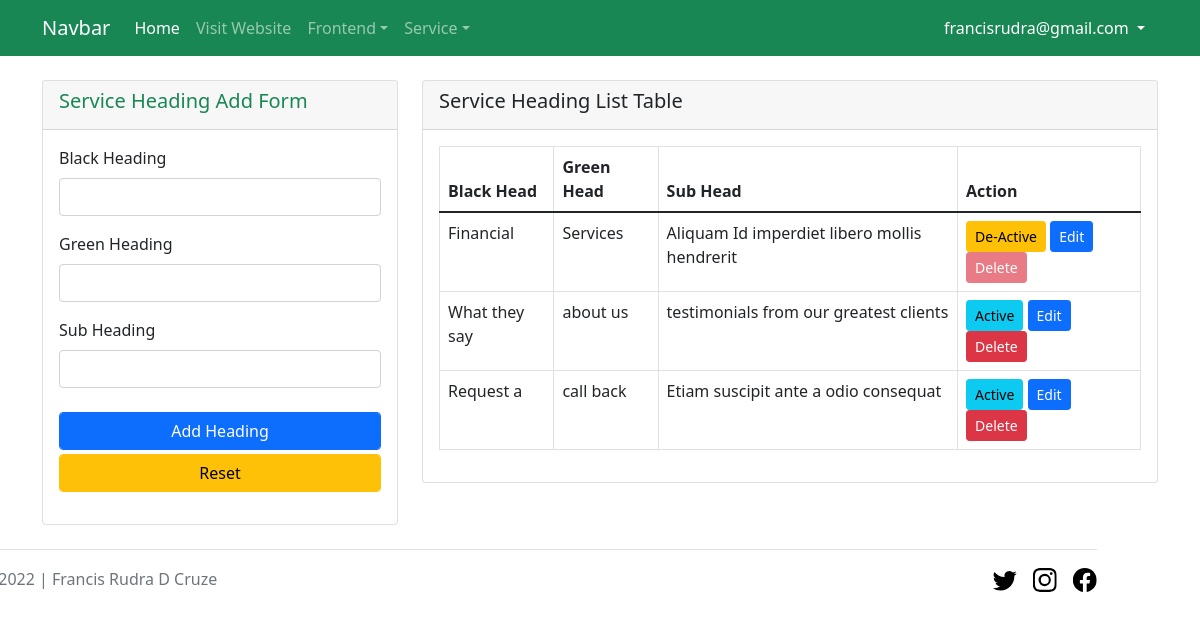
The page /admin/service_head.php (signed in) on the database as committed earlier.
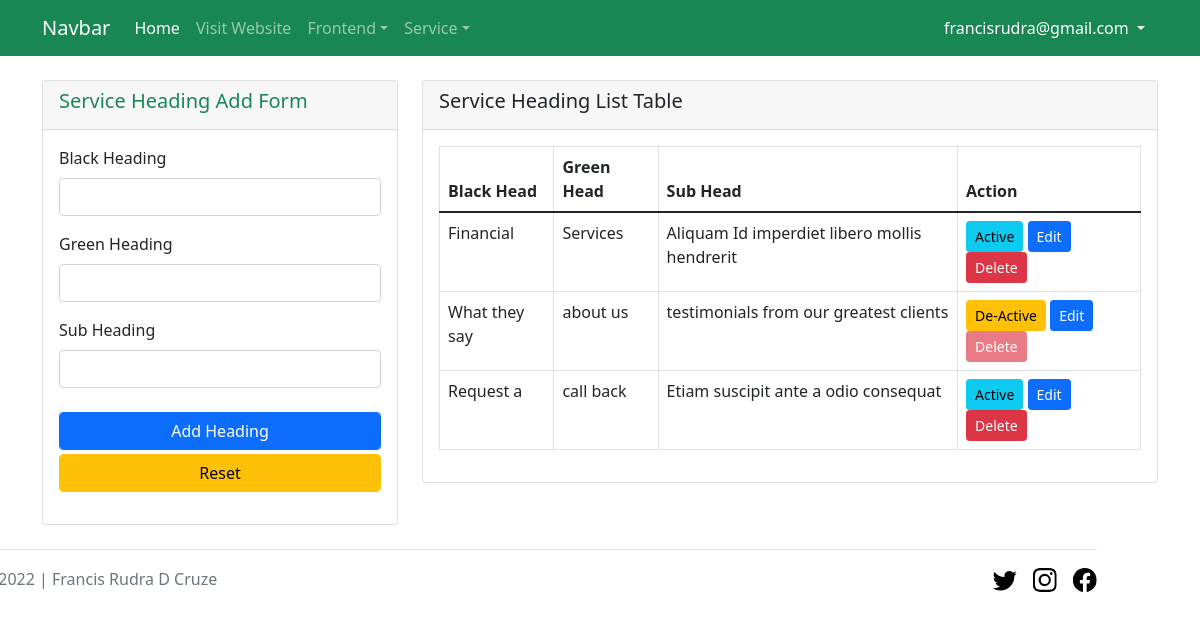
The same page on the database as committed later.
### tables this page shows
CREATE TABLE `service_heads` (
  `id` int(11) NOT NULL,
  `black_head` varchar(100) NOT NULL,
  `green_head` varchar(100) NOT NULL,
  `service_sub_head` varchar(255) NOT NULL,
  `active_status` int(1) NOT NULL DEFAULT 0
);

### db.php (called while the page is built)
<?php
function db_connect(){
    $db_host = "localhost";
    $db_user = "root";
    $db_pass = "";
    $db_name = "finance_business";
    return mysqli_connect($db_host, $db_user, $db_pass, $db_name);
}
function get_all($table_name){
    $get_query = "SELECT * FROM $table_name";
    return mysqli_query(db_connect(), $get_query);
}
?>

### admin/service_head.php (the view, shortened to what the changed rows need)
<?php
    require_once '../header.php';
    require_once '../db.php';
?>
<section>
    <div class="container">
        <div class="row">
            <div class="col-lg-8">
                <div class="card mt-4">
                    <div class="card-body">
                    <table class="table table-bordered">
                        <thead>
                            <th>Black Head</th>
                            <th>Green Head</th>
                            <th>Sub Head</th>
                            <th>Action</th>
                        </thead>
                        <tbody class="table-striped">
                            <?php
                                foreach(get_all('service_heads') as $service_head) :
                            ?>
                            <tr>
                                <td><?= $service_head['black_head'] ?></td>
                                <td><?= $service_head['green_head'] ?></td>
                                <td><?= $service_head['service_sub_head'] ?></td>
                                <td>
                                    <?php if($service_head['active_status'] == 0): ?>
                                        <a href="service_head_status.php?service_head_id=<?= $service_head['id']?>&status=1" class="btn btn-sm btn-info">Active</a>
                                    <?php else: ?>
                                        <a href="service_head_status.php?service_head_id=<?= $service_head['id']?>&status=0" class="btn btn-sm btn-warning">De-Active</a>
                                    <?php endif ?>
                                    <a href="service_edit.php?service_head_id=<?= $service_head['id']?>" class="btn btn-sm btn-primary">Edit</a>
                                    <?php if($service_head['active_status'] == 0):?>
                                        <a href="service_edit.php?service_head_id=<?= $service_head['id']?>" class="btn btn-sm btn-danger">Delete</a>
                                    <?php else: ?>
                                        <a href="#" class="btn btn-sm btn-danger disabled">Delete</a>
                                    <?php endif ?>
                                </td>
                            </tr>
                            <?php
                                endforeach
                            ?>
                        </tbody>
                    </table>
                    </div>
                </div>
            </div>
        </div>
    </div>
</section>
<?php require_once '../footer.php'; ?>

Rows that differ between the two databases and show on the page:
changed service_heads "Financial": active_status "De-Active" → "Active"
changed service_heads "What they say": active_status "Active" → "De-Active"
